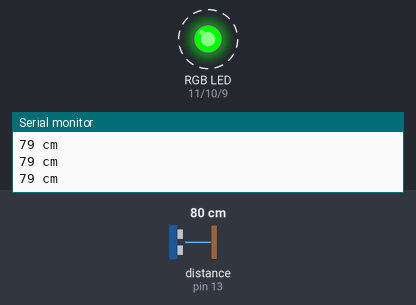
Bench run of a sketch on a simulated Arduino Uno, built with avr-gcc and run on an emulated ATmega328P. Shown: an RGB LED mixed from three pins (HIGH = lit), the last lines printed to the serial monitor. Wiring (inferred from the names in the program): ultrasonic range finder: trigger pin 12; echo pin 13. Dashed ring = blinking. The inputs (shaded band) are chosen by the test bench; at power-on: distance to the obstacle (sensor on pin 13) 80 cm. The echo pulse lasts 58.3 µs per cm; pins used as bus, display or sensor lines are not drawn.

Above: at 1.02 s.
1.3 s: distance to the obstacle (sensor on pin 13) set to 2 cm
At 1.49 s:
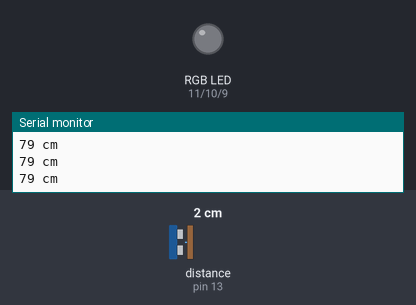
4.3 s: distance to the obstacle (sensor on pin 13) set to 18 cm
At 4.61 s:
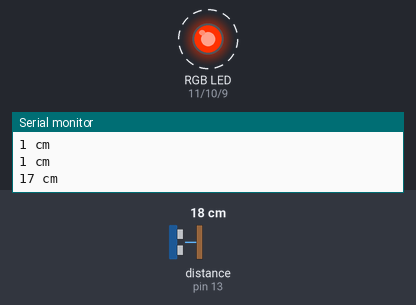
7.3 s: distance to the obstacle (sensor on pin 13) set to 60 cm
At 7.39 s:
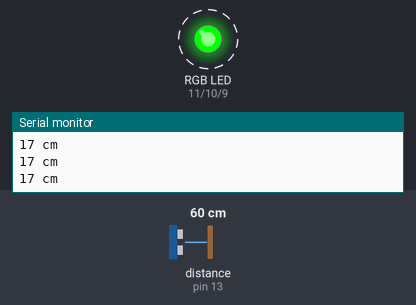
10.3 s: distance to the obstacle (sensor on pin 13) set to 35 cm
At 10.72 s:
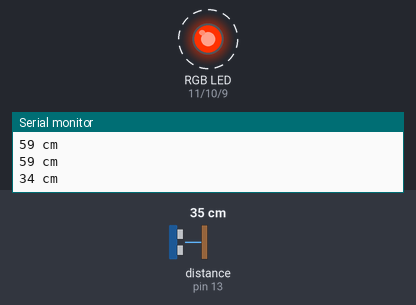
13.3 s: distance to the obstacle (sensor on pin 13) set to 120 cm
At 13.51 s:
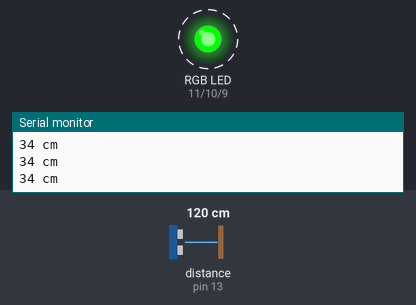
Timing chart, 0 to 17.3 s (numbered marks = the images above; inputs shaded):
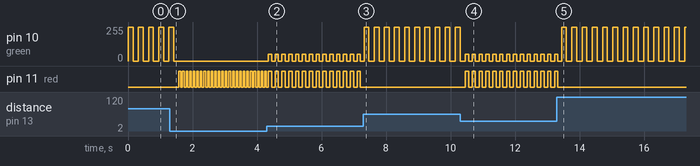

Measured:
- after the input at 1.3 s, pin 10 (green): goes on until 1.4 s, then stays 0/255; pin 11 (red): alternates HIGH for 0.05 s and LOW for 0.06 s, starting after 0.28 s
- after the input at 4.3 s, pin 10 (green): alternates 50/255 for 0.10 s and 0/255 for 0.11 s, starting after 0.05 s; pin 11 (red): alternates HIGH for 0.10 s and LOW for 0.11 s, starting after 0.15 s
- after the input at 7.3 s, pin 10 (green): alternates 255/255 for 0.15 s and 0/255 for 0.16 s, starting at once; pin 11 (red): stops changing and stays LOW
- after the input at 10.3 s, pin 10 (green): alternates 50/255 for 0.10 s and 0/255 for 0.11 s, starting after 0.16 s; pin 11 (red): alternates HIGH for 0.10 s and LOW for 0.11 s, starting after 0.16 s
- after the input at 13.3 s, pin 10 (green): alternates 255/255 for 0.15 s and 0/255 for 0.17 s, starting after 0.14 s; pin 11 (red): goes on until 13.3 s, then stays LOW
- by itself, pin 10 (green): alternates 255/255 for 0.15 s and 0/255 for 0.17 s

The sketch:

RangeFinderExample.ino
```cpp
#define trigPin 12
#define echoPin 13
#define red 11
#define green 10
#define blue 9

void setup() {
  Serial.begin (9600);
  pinMode(trigPin, OUTPUT);
  pinMode(echoPin, INPUT);
  pinMode(red, OUTPUT);
  pinMode(green, OUTPUT);
  pinMode(blue, OUTPUT);
}

void updateLed(int r, int g, int b) {
  analogWrite(red, r);
  analogWrite(green, g);
  analogWrite(blue, b);
}

void loop() {
  long duration, distance;
  digitalWrite(trigPin, LOW);
  delayMicroseconds(2);
  digitalWrite(trigPin, HIGH);

  delayMicroseconds(10);
  digitalWrite(trigPin, LOW);
  duration = pulseIn(echoPin, HIGH);
  distance = (duration/2) / 29.1; //convert pulse duration to cm

  if(distance < 10)
  {
    updateLed(255, 0, 0);
    delay(50);
    updateLed(0, 0, 0);
    delay(50);
  }
  if(distance>50 && distance <= 400)
  {
    updateLed(0, 255, 0);
    delay(150);
    updateLed(0, 0, 0);
    delay(150);
  }
  if(distance>10 && distance<50)
  {
    updateLed(255, 50, 0);
    delay(100);
    updateLed(0, 0, 0);
    delay(100);
  }

  Serial.print(distance);
  Serial.println(" cm");
  delay(10);
}
```
